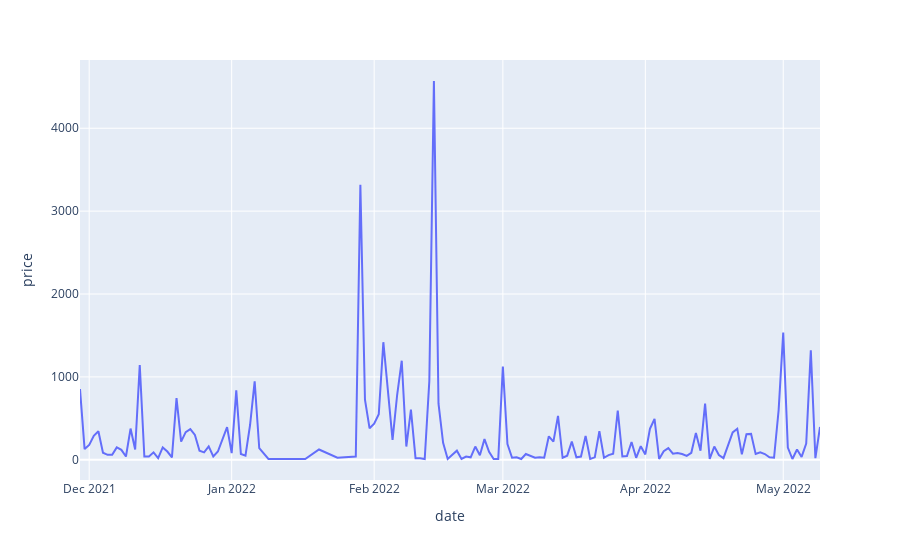

Here is the notebook cell this chart was saved with:
### Code cell
date_df = df.groupby(['date'])['price'].sum().reset_index()
fig = px.line(date_df, x = 'date', y = 'price')
fig.show()

### Figure 1 — Plotly figure (JSON) as saved in the notebook; plotly's stock layout.template omitted (floating-point values rounded to 4 significant figures; data arrays with more than 128 entries replaced by an {"elided": "..."} marker saying what was removed)
{"data": [{"hovertemplate": "date=%{x}<br>price=%{y}<extra></extra>", "legendgroup": "", "line": {"color": "#636efa", "dash": "solid"}, "marker": {"symbol": "circle"}, "mode": "lines", "name": "", "orientation": "v", "showlegend": false, "type": "scatter", "x": {"elided": "145 str values"}, "xaxis": "x", "y": {"elided": "145 int values"}, "yaxis": "y"}], "layout": {"legend": {"tracegroupgap": 0}, "margin": {"t": 60}, "xaxis": {"anchor": "y", "domain": [0, 1], "title": {"text": "date"}}, "yaxis": {"anchor": "x", "domain": [0, 1], "title": {"text": "price"}}}}
